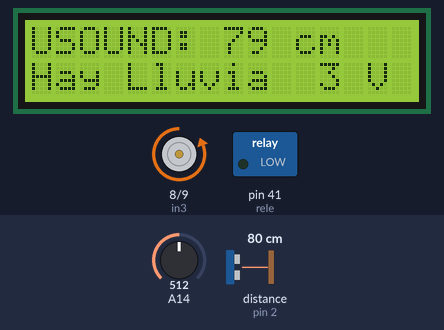
A sketch run on a simulated Arduino Mega 2560, built with avr-gcc and run on an emulated ATmega2560. Parts: 16×2 character LCD, motor-driver pin pairs drawn as motors (green arrow = first pin HIGH = forward, orange = second pin HIGH = backward, longer = more drive, scaled by the enable pin), switched loads named in the sketch (green lamp = pin HIGH). Wiring (inferred from the names in the program): ultrasonic range finder: trigger pin 3; echo pin 2. Inputs (shaded band) come from the test bench; at power-on: distance to the obstacle (sensor on pin 2) 80 cm, A14 = 512. The echo pulse lasts 58.3 µs per cm; pins used as bus, display or sensor lines are not drawn; what the sketch prints to the serial monitor is not drawn.

Above: at 2.2 s.
2.3 s: distance to the obstacle (sensor on pin 2) set to 8 cm
At 4.9 s:
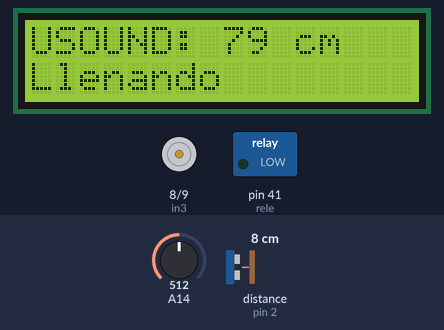
5.3 s: distance to the obstacle (sensor on pin 2) set to 5 cm
At 6.2 s:
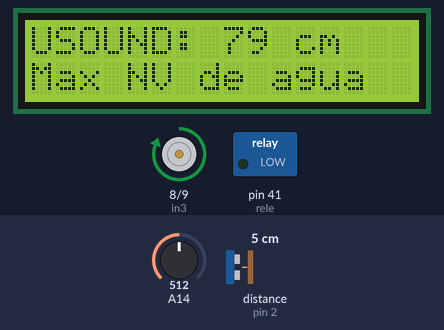
At 8.1 s:
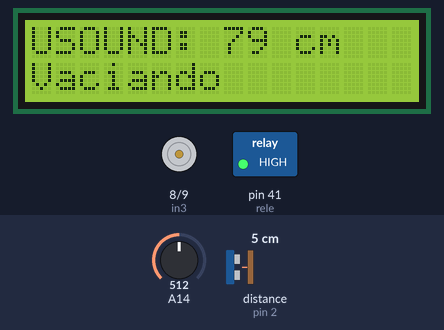
8.3 s: distance to the obstacle (sensor on pin 2) set to 9 cm
At 9.6 s:
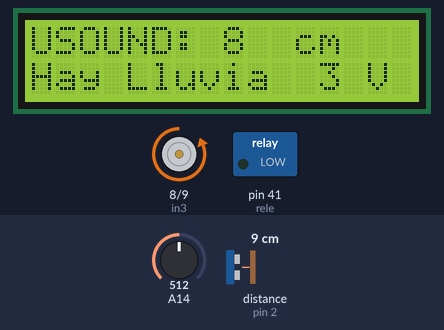
10.5 s: distance to the obstacle (sensor on pin 2) set to 120 cm
13.5 s: distance to the obstacle (sensor on pin 2) set to 18 cm
16.5 s: distance to the obstacle (sensor on pin 2) set to 35 cm
Timing chart, 0 to 19.5 s (numbered marks = the images above; inputs shaded):
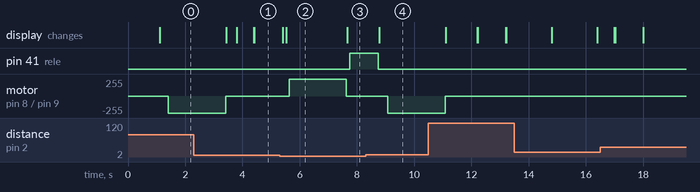

The sketch:

Sensor_LCD.ino
```cpp
//RETOS

#include <Wire.h>
#include <LiquidCrystal_I2C.h>
#include <TimerOne.h>

//Ultrasonido
const int EchoPin = 2;
const int TriggerPin = 3;
int cm;

//Relé
const int rele = 41;

//Variables Sensor de Lluvia
int analog; //Variable donde se va a almacenar lo que lea el pin A0
int dig;
int vol;

//Variables Motor
int enA = 10;
int in3 = 8;
int in4 = 9;

byte Ban = true;


//Crear el objeto lcd  dirección  0x3F y 16 columnas x 2 filas
LiquidCrystal_I2C lcd(0x27,16,2);  //

void setup() {
  //Serial
  Serial.begin(9600);
  //Luvia
  pinMode(TriggerPin, OUTPUT);
  pinMode(EchoPin, INPUT);
  //Relé
  pinMode(rele, OUTPUT);
  //Motor
  pinMode(enA, OUTPUT);
  pinMode(in3, OUTPUT);
	pinMode(in4, OUTPUT);
  //Estado Inicial
  digitalWrite(in3, LOW);
	digitalWrite(in4, LOW);

  //Interruption
  Timer1.initialize(200000);
  Timer1.attachInterrupt(int_timer);


  // Inicializar el LCD
  lcd.init();

  //Encender la luz de fondo.
  lcd.backlight();

  // Escribimos el Mensaje en el LCD.
  lcd.print("Intro Ing Electr");
  delay(1000);
  lcd.clear(); //Borra la pantalla
}

void loop() {

  analog = analogRead(14);
  vol = map(analog,0,1023,0,6);
  digitalWrite(rele, LOW);


if (vol <= 3){
  lcd.clear();
     // Ubicamos el cursor en la primera posición(columna:0) de la segunda línea(fila:1)
  lcd.setCursor(0, 0);
   // Escribimos el número de segundos trascurridos
  lcd.print("USOUND: ");
  lcd.setCursor(8, 0);
  lcd.print(cm);
  lcd.setCursor(11, 0);
  lcd.print("cm");

  lcd.setCursor(0, 1);
  lcd.print("Hay Lluvia ");
  lcd.setCursor(12, 1);
  lcd.print(vol);
  lcd.setCursor(14, 1);
  lcd.print("V");
  delay(300);

  if (cm <= 5) {
    lcd.setCursor(0, 1);
    lcd.print("               ");
    lcd.setCursor(0, 1);
    lcd.print("Max NV de agua");
    }
  else if (cm > 5  && Ban == true) {
      //Abre la Compuerta
        digitalWrite(in3, LOW);
	      digitalWrite(in4, HIGH);
        digitalWrite(enA,80);
        delay(2000);
        digitalWrite(in3, LOW);
	      digitalWrite(in4, LOW);

        while (cm > 5){
          lcd.setCursor(0, 1);
          lcd.print("               ");
          lcd.setCursor(0, 1);
          lcd.print("Llenando");
          delay(100);
        }
        lcd.setCursor(0, 1);
        lcd.print("               ");
        lcd.setCursor(0, 1);
        lcd.print("Max NV de agua");
        delay(100);

        digitalWrite(in3, HIGH);
	      digitalWrite(in4, LOW);
        digitalWrite(enA,80);
        delay(2000);
        digitalWrite(in3, LOW);
	      digitalWrite(in4, LOW);


    }
    lcd.setCursor(0, 1);
    lcd.print("               ");
    lcd.setCursor(0, 1);
    lcd.print("Vaciando");
    delay(100);
    digitalWrite(rele, HIGH);
    delay(1000);


}
else if (vol > 3){
  lcd.clear();
     // Ubicamos el cursor en la primera posición(columna:0) de la segunda línea(fila:1)
  lcd.setCursor(0, 0);
   // Escribimos el número de segundos trascurridos
  lcd.print("USOUND: ");
  lcd.setCursor(8, 0);
  lcd.print(cm);
  lcd.setCursor(11, 0);
  lcd.print("cm");


  lcd.setCursor(0, 1);
  lcd.print("No Lluvia ");
  lcd.setCursor(11, 1);
  lcd.print(vol);
  lcd.setCursor(13, 1);
  lcd.print("V");
  delay(1000);

}
}

int ping(int TriggerPin, int EchoPin) {
  long duration, distanceCm;

  digitalWrite(TriggerPin, LOW);  //para generar un pulso limpio ponemos a LOW 4us
  delayMicroseconds(4);
  digitalWrite(TriggerPin, HIGH);  //generamos Trigger (disparo) de 10us
  delayMicroseconds(10);
  digitalWrite(TriggerPin, LOW);

  duration = pulseIn(EchoPin, HIGH);  //medimos el tiempo entre pulsos, en microsegundos

  distanceCm = duration * 10 / 292/ 2;   //convertimos a distancia, en cm
  return distanceCm;
}

void int_timer(){
  cm = ping(TriggerPin, EchoPin);
  Serial.print("Distancia: ");
  Serial.println(cm);
  if (cm <=4) {
    Ban = false;
  }
  else {
    Ban = true;
  }
}
```

Measured:
- the behaviour switches between 7 and 6 cm on distance to the obstacle (sensor on pin 2) (found by bisection; images 1 and 2)
- after the input at 5.3 s, pin 41 (rele): LOW → HIGH after 2.5 s; motor on pin 8 (in3) / pin 9 (in4): stopped → forward 255/255 after 0.33 s, → stopped 2.0 s later; the display: first differs from a run without the input after 0.23 s (image 2)
- after the input at 8.3 s, pin 41 (rele): goes on until 8.8 s, then stays LOW; motor on pin 8 (in3) / pin 9 (in4): stopped → backward 255/255 after 0.78 s
- what the display in image 2 shows lasts 2.2 s, from 5.5 s to 7.7 s
